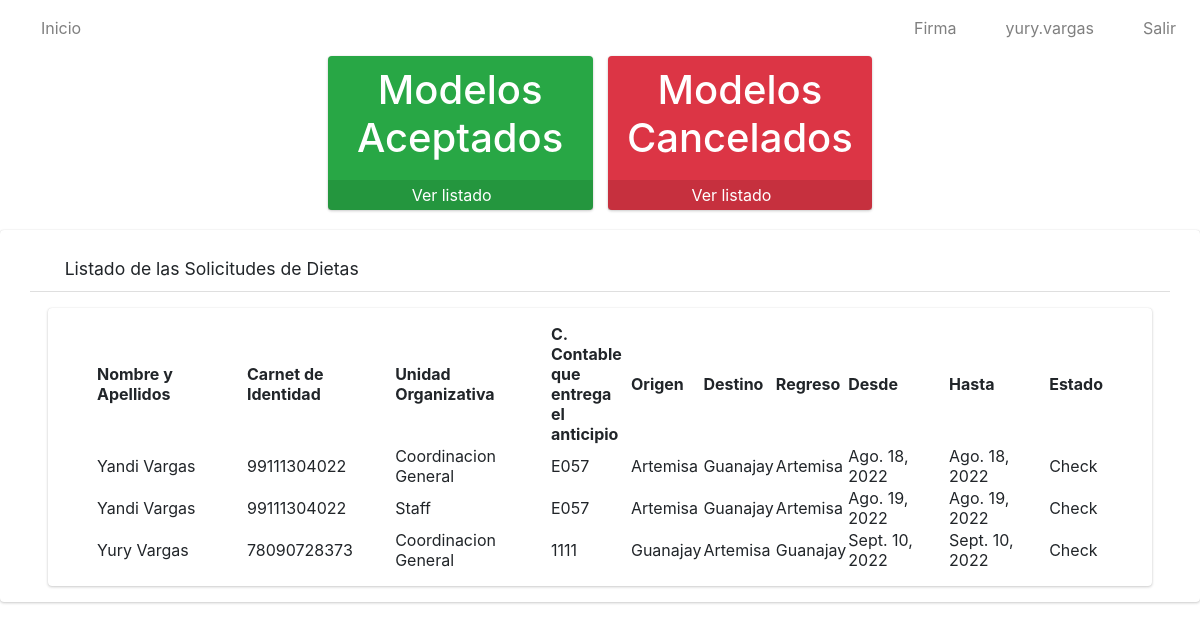
The page / (signed in) on the database as committed earlier.
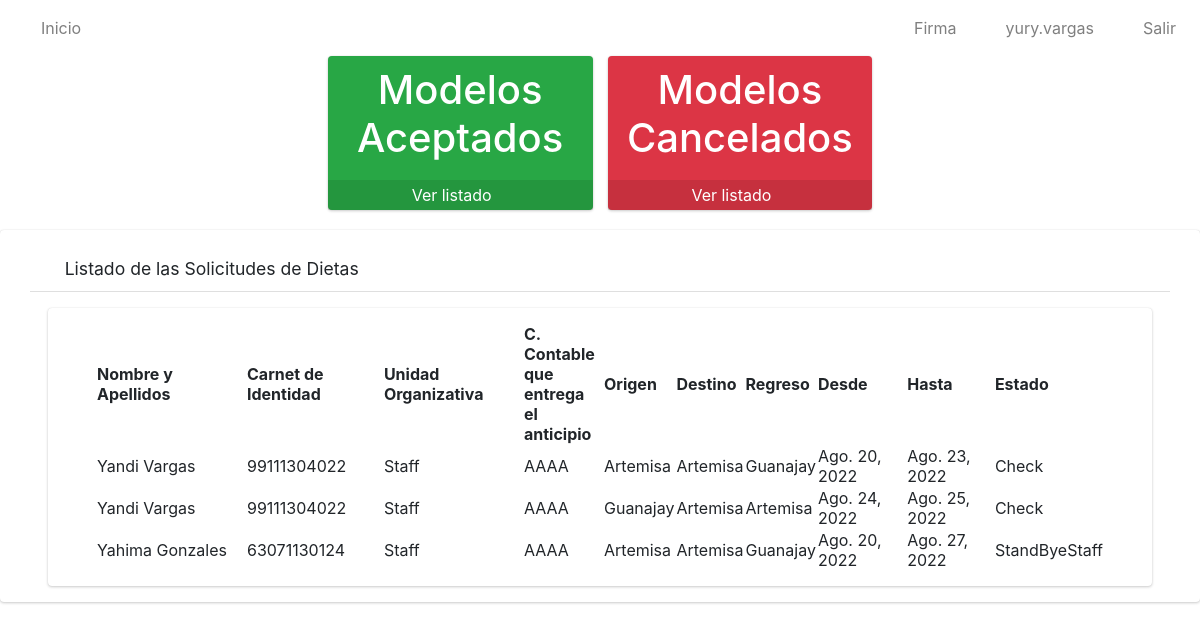
The same page on the database as committed later.
### app/models.py (models this page shows, shortened)
class Solicitud(models.Model):
    numero=models.IntegerField()
    solicitante=models.ForeignKey(Solicitante, on_delete=models.CASCADE)
    trabajador=models.ForeignKey(Trabajador, on_delete=models.CASCADE)
    unidad_organizativa=models.ForeignKey(Unidad_Organizativa, on_delete=models.CASCADE)
    c_contable=models.CharField(max_length=4)
    provincia=models.ForeignKey(Provincia, on_delete=models.CASCADE)
    origen=models.ForeignKey(Municipio, on_delete=models.CASCADE, related_name='municipio_origen')
    destino=models.ForeignKey(Municipio, on_delete=models.CASCADE, related_name='municipio_destino')
    regreso=models.ForeignKey(Municipio, on_delete=models.CASCADE, related_name='municipio_regreso')
    fecha_inicio=models.DateField()
    fecha_final=models.DateField()
    parleg=models.ForeignKey(PARLEG, on_delete=models.CASCADE)
    cargo_presupuesto=models.ForeignKey(Cargo_al_Presupuesto, on_delete=models.CASCADE)
    autoriza=models.ForeignKey(Autoriza, on_delete=models.CASCADE)
    estado=models.CharField(max_length=20)
    observaciones=models.CharField(max_length=500)
    class Meta:
        verbose_name="Solicitud"
        verbose_name_plural="Solicitudes"

class Trabajador(models.Model):
    usuario=models.OneToOneField(User, on_delete=models.CASCADE)
    ci=models.CharField(max_length=11, unique=True)
    def __str__(self):
            return self.usuario.first_name+' '+self.usuario.last_name
    class Meta:
        verbose_name = "Trabajador"
        verbose_name_plural = "Trabajadores"

class Unidad_Organizativa(models.Model):
    nombre=models.CharField(max_length=100)
    def __str__(self):
        return self.nombre
    class Meta:
        verbose_name="Unidad Organizativa"
        verbose_name_plural="Unidades Organizativas"

class Municipio(models.Model):
    nombre=models.CharField(max_length=30)
    provincia=models.ForeignKey(Provincia, on_delete=models.CASCADE)
    def __str__(self):
        return self.nombre
    class Meta:
        verbose_name="Municipio"
        verbose_name_plural="Municipios"

### app/views.py (the view)
# urls.py: path('', SolicitudListView.as_view(), name='solicitudes'),
class SolicitudListView(ListView):
    model = Solicitud
    template_name = 'solicitudes/listar.html'
    @method_decorator(login_required)
    def dispatch(self, request, *args, **kwargs):
        return super().dispatch(request,*args,** kwargs)
    def get_context_data(self, **kwargs):
        context = super().get_context_data(**kwargs)
        context['title'] = "Listado de Solicitudes"
        return context

### app/templates/solicitudes/listar.html (shortened to what this page needs)
{% extends 'base.html' %}
{% load static %}
{% block content %}
    <div class="row pl-5 pr-5" >
        <div class="col-lg-3 col-6"></div>
         <div class="col-lg-3 col-6">
            <div class="small-box bg-success">
                <div class="inner">
                    <h1 style="color: white;" class="text-center">
                        Modelos Aceptados
                    </h1>
                </div>
                <div class="icon"><i class="fas fa-check-square"></i>
                </div>
                {% if perms.app.view_modelo %}
                <a href="{% url 'listarMod' %}" class="small-box-footer" style="color: white !important;">
                Ver listado <i class="fas fa-arrow-circle-right" style="color: white;"></i>
                </a>
                {% else %}
                <a href="#" class="small-box-footer" style="color: white !important;">
                No tiene permisos para ver los Modelos <i class="fas fa-eye-slash" style="color: white;"></i>
                </a>
                {% endif %}
            </div>
            </div>
        <div class="col-lg-3 col-6">
        <div class="small-box bg-danger">
                <div class="inner">
                    <h1 style="color: white;" class="text-center">
                        Modelos Cancelados
                    </h1>
                </div>
                <div class="icon"><i class="fas fa-times-circle"></i>
                </div>
                {% if perms.app.view_modelo %}
                <a href="{% url 'listarModCancel' %}" class="small-box-footer" style="color: white !important;">
                Ver listado <i class="fas fa-arrow-circle-right" style="color: white;"></i>
                </a>
                {% else %}
                <a href="#" class="small-box-footer" style="color: white !important;">
                No tiene permisos para ver los Modelos <i class="fas fa-eye-slash" style="color: white;"></i>
                </a>
                {% endif %}
            </div>
            </div>
        </div>
    <div class=" card card-default">
        <div class="card-header px-3 mb-3 mt-3 container">
            <h3 class="card-title">
            <i class="fas fa-search"></i>
                Listado de las Solicitudes de Dietas
            </h3>
            </div>
        <div class="card card-body content-header mx-5 px-5">
            <table id="myTable" class="display" style="width: 100%;">
                <thead>
                    <tr>
                        <th>Nombre y Apellidos</th>
                        <th>Carnet de Identidad</th>
                        <th>Unidad Organizativa</th>
                        <th>C. Contable que entrega el anticipio</th>
                        <th>Origen</th>
                        <th>Destino</th>
                        <th>Regreso</th>
                        <th>Desde</th>
                        <th>Hasta</th>
                        <th>Estado</th>
                    </tr>
                </thead>
                <tbody>
                    {% for i in object_list %}
                    <tr>
                        <td style="width: 150px;">{{i.trabajador}}</td>
                        <td>{{i.trabajador.ci}}</td>
                        <td>{{i.unidad_organizativa}}</td>
                        <td style="width: 80px;">{{i.c_contable}}</td>
                        <td>{{i.origen}}</td>
                        <td>{{i.destino}}</td>
                        <td>{{i.regreso}}</td>
                        <td>{{i.fecha_inicio}}</td>
                        <td>{{i.fecha_final}}</td>
                        <td>{{i.estado}}</td>
                    </tr>
                    {% endfor %}
                </tbody>
            </table>
        </div>
    </div>
{% endblock %}

### app/templates/base.html (shortened to what this page needs)
{% load static %}
<html>
    <head>
  <link rel="stylesheet" href="{% static 'plugins/fontawesome-free/css/all.min.css'%}">
        <link href="https://cdn.jsdelivr.net/npm/bootstrap@5.2.0/dist/css/bootstrap.min.css" rel="stylesheet">
        <link rel="stylesheet" type="text/css" href="{% static 'datatable/data_tables/datatables.min.css' %}" />
  <link rel="stylesheet" href="https://cdnjs.cloudflare.com/ajax/libs/jquery-confirm/3.3.2/jquery-confirm.min.css">
  <link rel="stylesheet" href="https://cdn.jsdelivr.net/npm/bootstrap-icons@1.7.2/font/bootstrap-icons.css">
  <link href="https://cdn.jsdelivr.net/npm/bootstrap@5.2.0-beta1/dist/css/bootstrap.min.css" rel="stylesheet"
>
<link href="https://cdn.jsdelivr.net/npm/bootstrap@5.2.0/dist/css/bootstrap.min.css" rel="stylesheet">
        <link rel="stylesheet" href="{% static 'dist/css/adminlte.min.css'%}">
    </head>
<nav class="navbar navbar-expand-md navbar-white navbar-light">
 <ul class="navbar-nav">
          <li class="nav-item">
            <a href="{% url 'solicitudes' %}" class="nav-link">
            <i class="fas fa-home"></i>
            Inicio</a>
          </li>
        </ul>
    <ul class="navbar-nav ml-auto">
      <li class="nav-item">
           <a class="nav-link" onclick="modal_firma()" role="button">
            <i class="fas fa-edit"></i> Firma
           </a>
      </li>
      <li class="nav-item">
        <a class="nav-link" href="javascript:;"role="button">
          <i class="fas fa-user"></i>  {{ user.username }}
        </a>
      </li>
      <li class="nav-item">
        <a class="nav-link" href="{% url 'logout' %}"role="button">
          <i class="fas fa-power-off"></i> Salir
        </a>
      </li>
    </ul>
  </nav>
        {%block content%}
        {% endblock %}
    </body>
</html>

Rows that differ between the two databases and show on the page:
removed Solicitud: trabajador "Yandi Vargas", trabajador.ci "99111304022", unidad_organizativa "Coordinacion General", c_contable "E057", origen "Artemisa", destino "Guanajay", regreso "Artemisa", fecha_inicio "Ago. 18, 2022", fecha_final "Ago. 18, 2022", estado "Check"
removed Solicitud: trabajador "Yandi Vargas", trabajador.ci "99111304022", unidad_organizativa "Staff", c_contable "E057", origen "Artemisa", destino "Guanajay", regreso "Artemisa", fecha_inicio "Ago. 19, 2022", fecha_final "Ago. 19, 2022", estado "Check"
removed Solicitud: trabajador "Yury Vargas", trabajador.ci "78090728373", unidad_organizativa "Coordinacion General", c_contable "1111", origen "Guanajay", destino "Artemisa", regreso "Guanajay", fecha_inicio "Sept. 10, 2022", fecha_final "Sept. 10, 2022", estado "Check"
added Solicitud: trabajador "Yandi Vargas", trabajador.ci "99111304022", unidad_organizativa "Staff", c_contable "AAAA", origen "Artemisa", destino "Artemisa", regreso "Guanajay", fecha_inicio "Ago. 20, 2022", fecha_final "Ago. 23, 2022", estado "Check"
added Solicitud: trabajador "Yandi Vargas", trabajador.ci "99111304022", unidad_organizativa "Staff", c_contable "AAAA", origen "Guanajay", destino "Artemisa", regreso "Artemisa", fecha_inicio "Ago. 24, 2022", fecha_final "Ago. 25, 2022", estado "Check"
added Solicitud: trabajador "Yahima Gonzales", trabajador.ci "63071130124", unidad_organizativa "Staff", c_contable "AAAA", origen "Artemisa", destino "Artemisa", regreso "Guanajay", fecha_inicio "Ago. 20, 2022", fecha_final "Ago. 27, 2022", estado "StandByeStaff"
